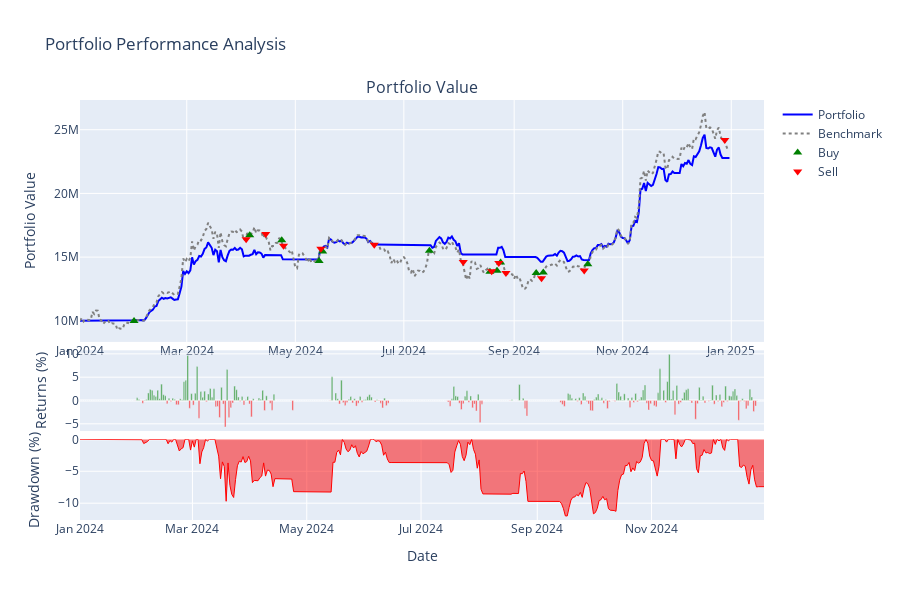
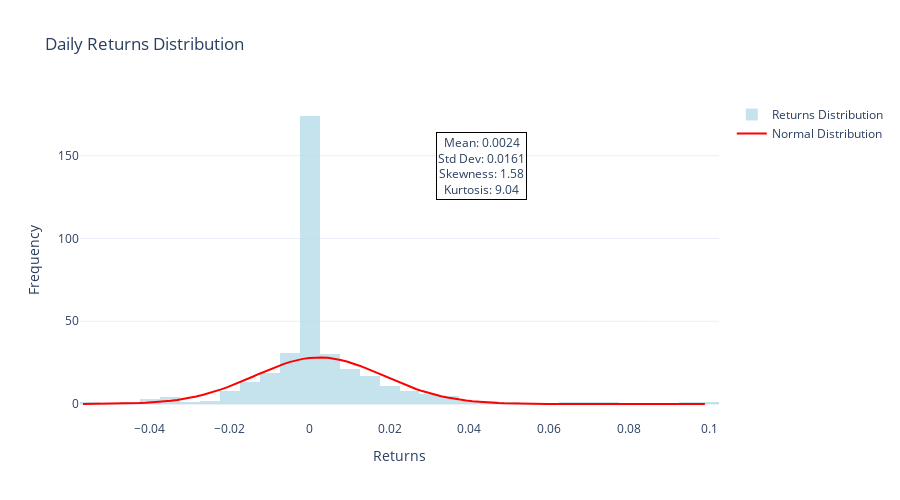
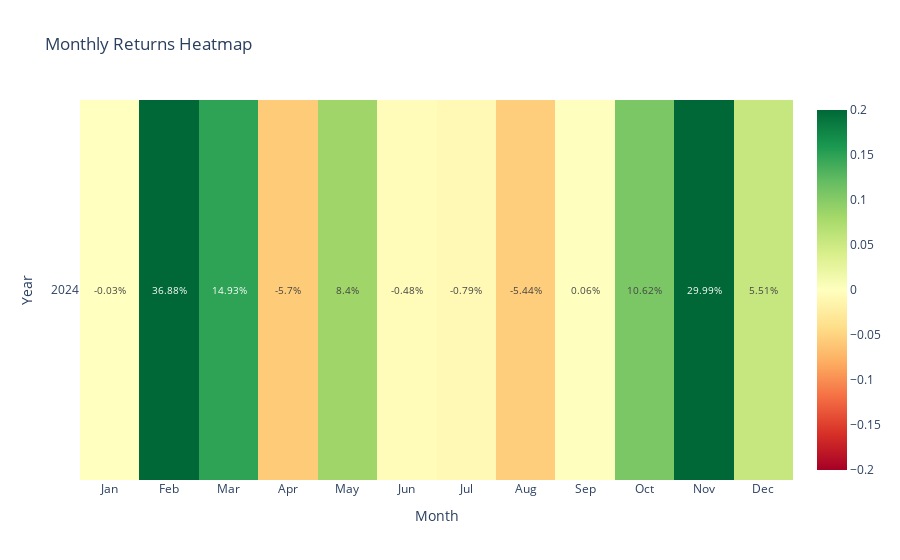

The notebook cell saved with these charts, in order:
### Code cell
# 1. Portfolio performance chart
result.plot_portfolio_performance()

# 2. Returns distribution 
result.plot_returns_distribution(period="daily")

# 3. Monthly returns heatmap
result.plot_monthly_returns_heatmap()

# 4. Performance comparison table
result.show_performance_comparison()

### Figure 1 — Plotly figure (JSON) as saved in the notebook; plotly's stock layout.template omitted (floating-point values rounded to 4 significant figures; data arrays with more than 128 entries replaced by an {"elided": "..."} marker saying what was removed)
{"data": [{"line": {"color": "blue", "width": 2}, "name": "Portfolio", "type": "scatter", "x": {"elided": "366 str values"}, "xaxis": "x", "y": {"elided": "366 float values"}, "yaxis": "y"}, {"line": {"color": "gray", "dash": "dot", "width": 2}, "name": "Benchmark", "type": "scatter", "x": {"elided": "365 str values"}, "xaxis": "x", "y": {"elided": "365 float values"}, "yaxis": "y"}, {"marker": {"color": "green", "size": 8, "symbol": "triangle-up"}, "mode": "markers", "name": "Buy", "type": "scatter", "x": ["2024-01-31T09:00:00+09:00", "2024-04-05T09:00:00+09:00", "2024-04-23T09:00:00+09:00", "2024-05-14T09:00:00+09:00", "2024-05-16T09:00:00+09:00", "2024-07-15T09:00:00+09:00", "2024-08-18T09:00:00+09:00", "2024-08-22T09:00:00+09:00", "2024-08-24T09:00:00+09:00", "2024-09-13T09:00:00+09:00", "2024-09-17T09:00:00+09:00", "2024-10-12T09:00:00+09:00"], "xaxis": "x", "y": [9983000.0, 16720000.0, 16320000.0, 14700000.0, 15430000.0, 15490000.0, 13850000.0, 13940000.0, 14580000.0, 13750000.0, 13790000.0, 14440000.0], "yaxis": "y"}, {"marker": {"color": "red", "size": 8, "symbol": "triangle-down"}, "mode": "markers", "name": "Sell", "type": "scatter", "x": ["2024-04-03T09:00:00+09:00", "2024-04-14T09:00:00+09:00", "2024-04-24T09:00:00+09:00", "2024-05-15T09:00:00+09:00", "2024-06-14T09:00:00+09:00", "2024-08-03T09:00:00+09:00", "2024-08-19T09:00:00+09:00", "2024-08-23T09:00:00+09:00", "2024-08-27T09:00:00+09:00", "2024-09-16T09:00:00+09:00", "2024-10-10T09:00:00+09:00", "2024-12-28T09:00:00+09:00"], "xaxis": "x", "y": [16400000.0, 16810000.0, 15900000.0, 15650000.0, 15970000.0, 14610000.0, 13880000.0, 14550000.0, 13760000.0, 13340000.0, 13960000.0, 24180000.0], "yaxis": "y"}, {"marker": {"color": {"elided": "365 str values"}}, "name": "Daily Returns", "opacity": 0.7, "showlegend": false, "type": "bar", "x": {"elided": "365 str values"}, "xaxis": "x2", "y": {"elided": "365 float values"}, "yaxis": "y2"}, {"fill": "tozeroy", "line": {"color": "red", "width": 1}, "name": "Drawdown", "showlegend": false, "type": "scatter", "x": {"elided": "366 str values"}, "xaxis": "x3", "y": {"elided": "366 float values"}, "yaxis": "y3"}], "layout": {"annotations": [{"font": {"size": 16}, "showarrow": false, "text": "Portfolio Value", "x": 0.5, "xanchor": "center", "xref": "paper", "y": 1, "yanchor": "bottom", "yref": "paper"}], "height": 600, "hovermode": "x unified", "showlegend": true, "title": {"text": "Portfolio Performance Analysis"}, "xaxis": {"anchor": "y", "domain": [0, 1]}, "xaxis2": {"anchor": "y2", "domain": [0, 1], "showticklabels": false}, "xaxis3": {"anchor": "y3", "domain": [0, 1], "showticklabels": true, "title": {"text": "Date"}}, "yaxis": {"anchor": "x", "domain": [0.424, 1], "title": {"text": "Portfolio Value"}}, "yaxis2": {"anchor": "x2", "domain": [0.212, 0.404], "title": {"text": "Returns (%)"}}, "yaxis3": {"anchor": "x3", "domain": [0, 0.192], "title": {"text": "Drawdown (%)"}}}}

### Figure 2 — Plotly figure (JSON) as saved in the notebook; plotly's stock layout.template omitted (floating-point values rounded to 4 significant figures; data arrays with more than 128 entries replaced by an {"elided": "..."} marker saying what was removed)
{"data": [{"marker": {"color": "lightblue"}, "name": "Returns Distribution", "nbinsx": 50, "opacity": 0.7, "type": "histogram", "x": {"elided": "365 float values"}}, {"line": {"color": "red", "width": 2}, "mode": "lines", "name": "Normal Distribution", "type": "scatter", "x": [-0.05674, -0.05517, -0.0536, -0.05202, -0.05045, -0.04888, -0.04731, -0.04573, -0.04416, -0.04259, -0.04101, -0.03944, -0.03787, -0.0363, -0.03472, -0.03315, -0.03158, -0.03, -0.02843, -0.02686, -0.02529, -0.02371, -0.02214, -0.02057, -0.01899, -0.01742, -0.01585, -0.01428, -0.0127, -0.01113, -0.009558, -0.007985, -0.006412, -0.004839, -0.003267, -0.001694, -0.0001209, 0.001452, 0.003025, 0.004598, 0.00617, 0.007743, 0.009316, 0.01089, 0.01246, 0.01403, 0.01561, 0.01718, 0.01875, 0.02033, 0.0219, 0.02347, 0.02504, 0.02662, 0.02819, 0.02976, 0.03134, 0.03291, 0.03448, 0.03605, 0.03763, 0.0392, 0.04077, 0.04235, 0.04392, 0.04549, 0.04706, 0.04864, 0.05021, 0.05178, 0.05336, 0.05493, 0.0565, 0.05807, 0.05965, 0.06122, 0.06279, 0.06437, 0.06594, 0.06751, 0.06908, 0.07066, 0.07223, 0.0738, 0.07538, 0.07695, 0.07852, 0.08009, 0.08167, 0.08324, 0.08481, 0.08639, 0.08796, 0.08953, 0.0911, 0.09268, 0.09425, 0.09582, 0.0974, 0.09897], "y": [0.0334, 0.04756, 0.0671, 0.09376, 0.1298, 0.1779, 0.2416, 0.325, 0.4329, 0.5713, 0.7468, 0.9669, 1.24, 1.575, 1.982, 2.47, 3.049, 3.728, 4.515, 5.417, 6.437, 7.576, 8.833, 10.2, 11.67, 13.22, 14.83, 16.49, 18.15, 19.8, 21.39, 22.88, 24.25, 25.46, 26.47, 27.26, 27.81, 28.1, 28.13, 27.89, 27.38, 26.64, 25.66, 24.49, 23.15, 21.67, 20.1, 18.46, 16.8, 15.14, 13.52, 11.95, 10.47, 9.081, 7.803, 6.642, 5.6, 4.676, 3.868, 3.169, 2.572, 2.067, 1.646, 1.298, 1.014, 0.7845, 0.6012, 0.4564, 0.3432, 0.2556, 0.1886, 0.1378, 0.09974, 0.0715, 0.05078, 0.03572, 0.02488, 0.01717, 0.01174, 0.007948, 0.00533, 0.003541, 0.00233, 0.001518, 0.0009802, 0.0006267, 0.000397, 0.000249, 0.0001547, 9.525e-05, 5.807e-05, 3.507e-05, 2.097e-05, 1.243e-05, 7.293e-06, 4.239e-06, 2.441e-06, 1.392e-06, 7.863e-07, 4.4e-07]}], "layout": {"annotations": [{"bgcolor": "white", "bordercolor": "black", "borderwidth": 1, "showarrow": false, "text": "Mean: 0.0024<br>Std Dev: 0.0161<br>Skewness: 1.58<br>Kurtosis: 9.04", "x": 0.7, "xref": "paper", "y": 0.9, "yref": "paper"}], "height": 500, "title": {"text": "Daily Returns Distribution"}, "xaxis": {"title": {"text": "Returns"}}, "yaxis": {"title": {"text": "Frequency"}}}}

### Figure 3 — Plotly figure (JSON) as saved in the notebook; plotly's stock layout.template omitted (floating-point values rounded to 4 significant figures)
{"data": [{"colorscale": [[0, "rgb(165,0,38)"], [0.1, "rgb(215,48,39)"], [0.2, "rgb(244,109,67)"], [0.3, "rgb(253,174,97)"], [0.4, "rgb(254,224,139)"], [0.5, "rgb(255,255,191)"], [0.6, "rgb(217,239,139)"], [0.7, "rgb(166,217,106)"], [0.8, "rgb(102,189,99)"], [0.9, "rgb(26,152,80)"], [1, "rgb(0,104,55)"]], "text": [[-0.03, 36.88, 14.93, -5.7, 8.4, -0.48, -0.79, -5.44, 0.06, 10.62, 29.99, 5.51]], "textfont": {"size": 10}, "texttemplate": "%{text}%", "type": "heatmap", "x": ["Jan", "Feb", "Mar", "Apr", "May", "Jun", "Jul", "Aug", "Sep", "Oct", "Nov", "Dec"], "y": ["2024"], "z": [[-0.0002841, 0.3688, 0.1493, -0.05697, 0.08396, -0.00485, -0.007884, -0.05435, 0.000611, 0.1062, 0.2999, 0.05507]], "zmax": 0.2, "zmin": -0.2}], "layout": {"title": {"text": "Monthly Returns Heatmap"}, "xaxis": {"tickmode": "array", "ticktext": ["Jan", "Feb", "Mar", "Apr", "May", "Jun", "Jul", "Aug", "Sep", "Oct", "Nov", "Dec"], "tickvals": [0, 1, 2, 3, 4, 5, 6, 7, 8, 9, 10, 11], "title": {"text": "Month"}}, "yaxis": {"tickmode": "array", "ticktext": ["2024"], "tickvals": [0], "title": {"text": "Year"}, "type": "category"}}}
